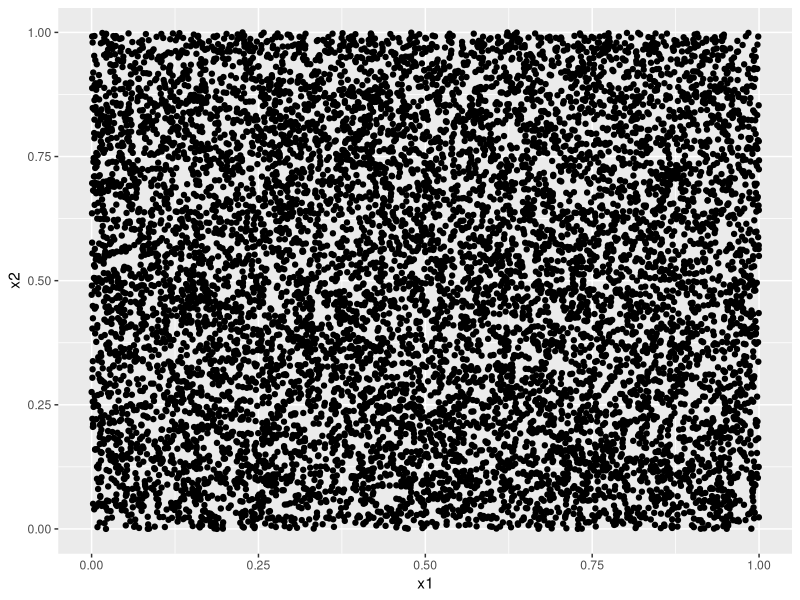
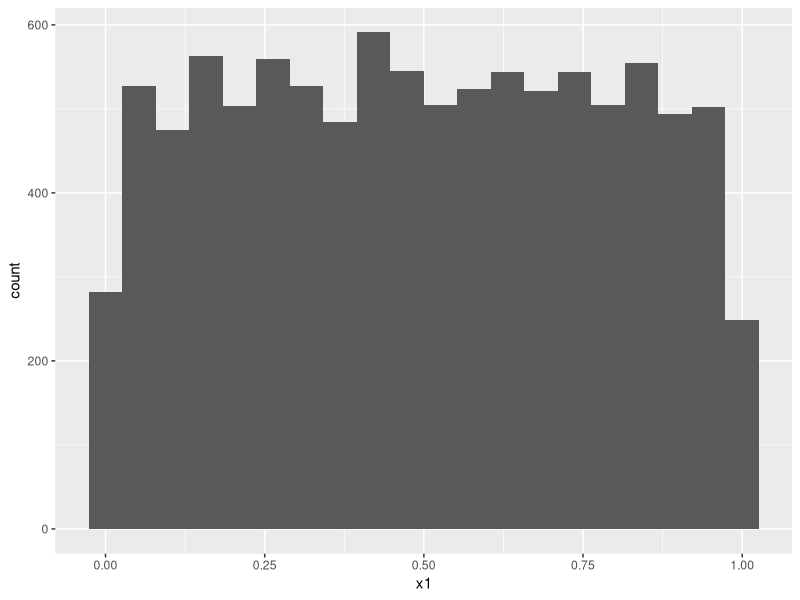
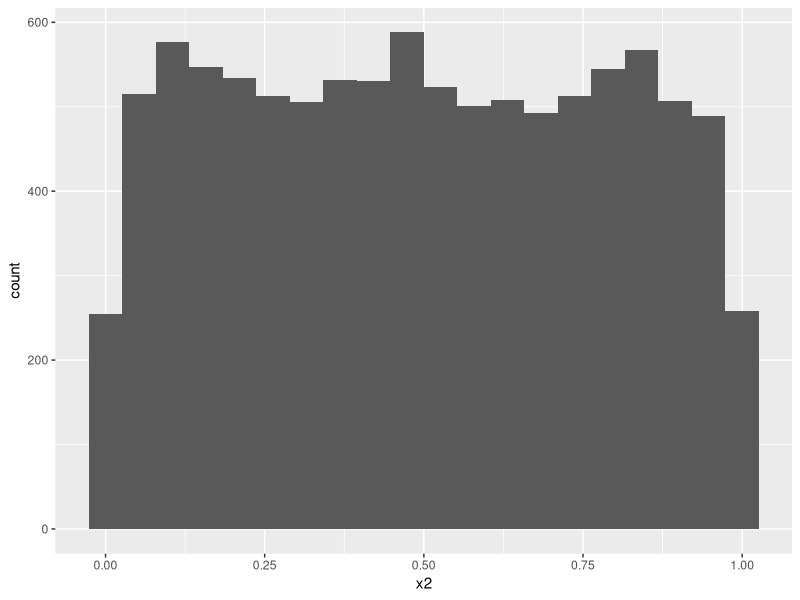
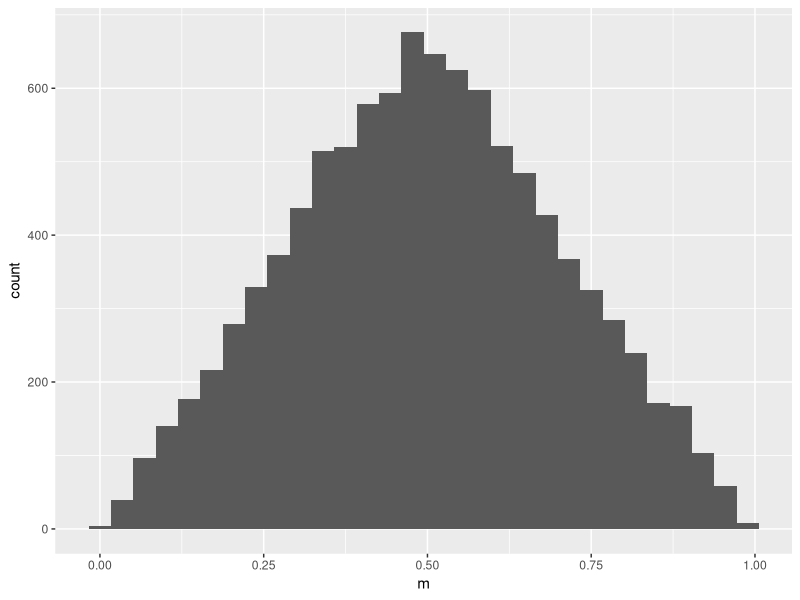
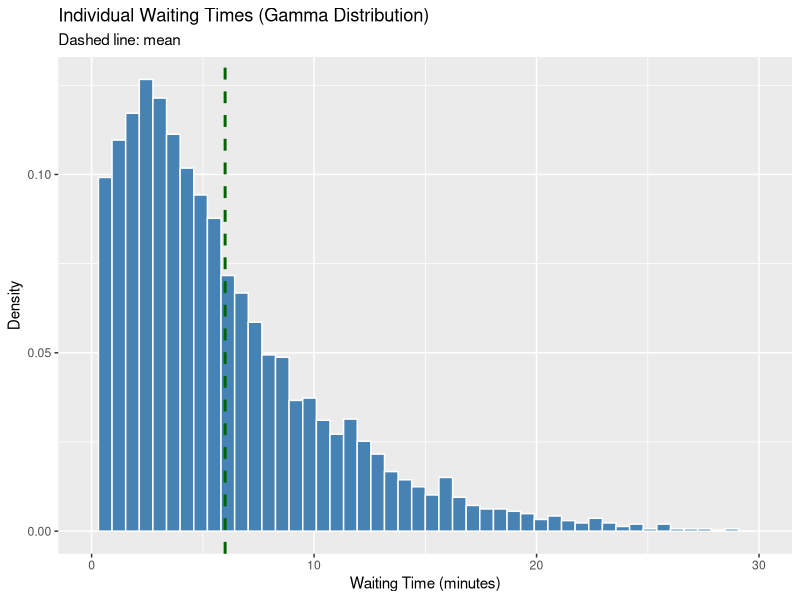
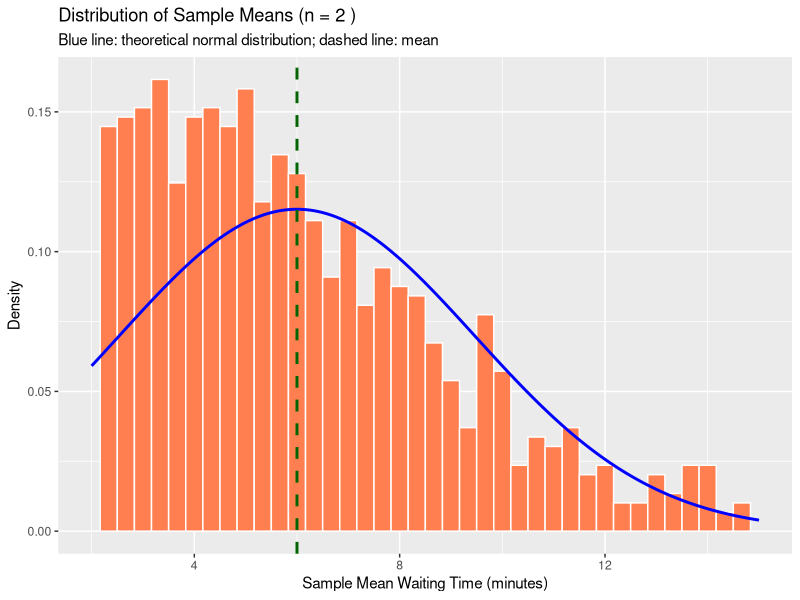
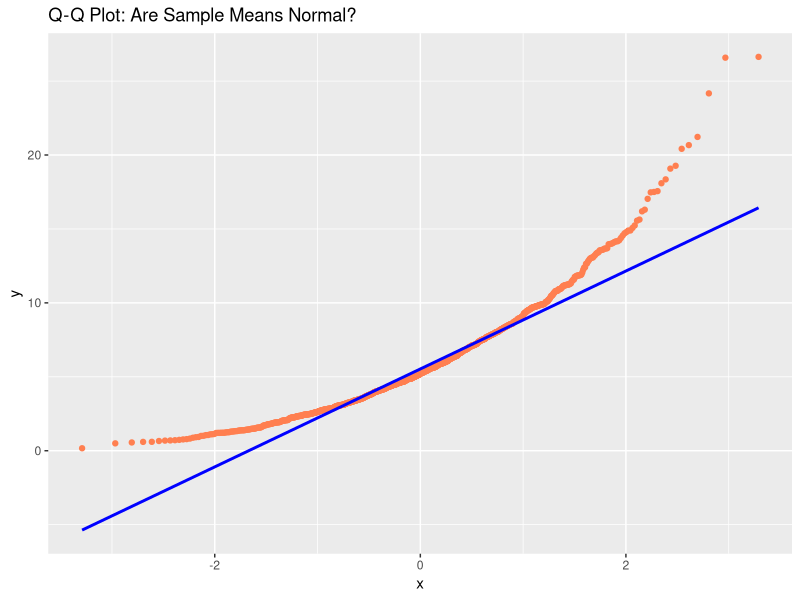
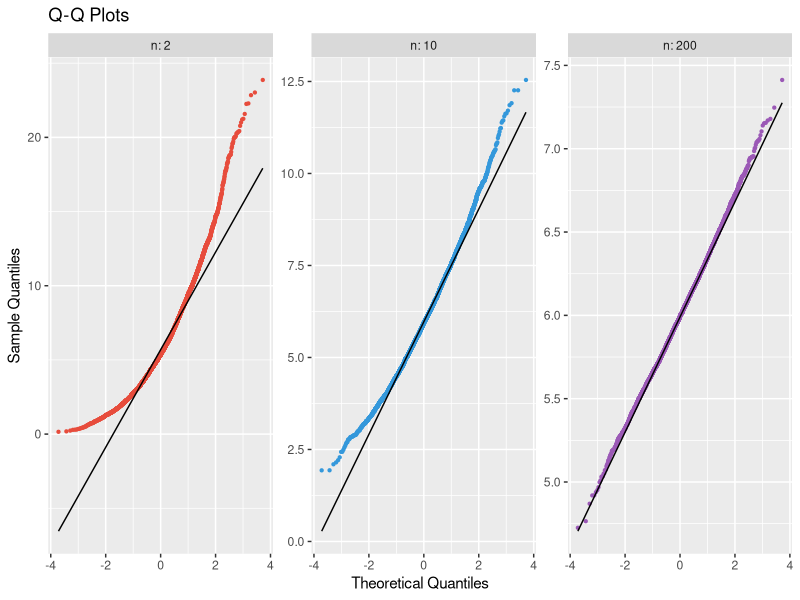

The R source for these figures, in order:
## ---- chunk 1
knitr::opts_chunk$set(echo = TRUE, warning = FALSE, message = FALSE, fig.width = 10, fig.height = 6)
library(dplyr)
library(ggplot2)
set.seed(123)
## ---- chunk 2
## Sample 10000 values for 2 variables according to a uniform distribution

x1 <- runif(10000)
x2 <- runif(10000)
## ---- chunk 3
ggplot(data.frame(x1, x2), aes(x = x1, y = x2)) +
  geom_point()
## ---- chunk 4
ggplot(data.frame(x1), aes(x = x1)) +
  geom_histogram(bins = 20)
ggplot(data.frame(x2), aes(x = x2)) +
  geom_histogram(bins = 20)
    
## ---- chunk 5
ggplot(data.frame(m = 0.5 * (x1 + x2)), aes(x = m)) +
  geom_histogram(bins = 30)
## ---- chunk 6
# Parameters of the Gamma distribution - NOT important to know or understand
            ########### THE CODE HERE IS NOT IMPORTANT ###########
shape_param <- 1.5
scale_param <- 4

# Theoretical values
mu <- shape_param * scale_param
sigma <- sqrt(shape_param * scale_param^2)

# Generate sample data to visualize possible waiting time
individual_times <- rgamma(5000, shape = shape_param, scale = scale_param)

# Plot
times.table <- data.frame(time = individual_times)

ggplot(times.table, aes(x = time, y = after_stat(density))) +
  geom_histogram(bins = 50, fill = "steelblue", color = "white") +
  geom_vline(xintercept = mu, color = "darkgreen", linetype = "dashed", linewidth = 1) +
  xlim(0, 30) +
  labs(title = "Individual Waiting Times (Gamma Distribution)",
       subtitle = "Dashed line: mean",
       x = "Waiting Time (minutes)", y = "Density")
## ---- chunk 7
# ============================================
# This is the number of customers over which the owner computes the average.
# CHANGE THIS VALUE TO EXPERIMENT!
number_clients <- 2  # Try: 2, 5, 10, 30, 50, 200
# ============================================

num_days <- 1000 # Number of days in which the survey is conducted

# Simulate sample means
sample_means <- replicate(num_days, {
  sample_data <- rgamma(number_clients, shape = shape_param, scale = scale_param) # random simulation
  mean(sample_data)
})

# Theoretical parameters for sampling distribution
theoretical_mean <- mu
theoretical_se <- sigma / sqrt(number_clients)
## ---- chunk 8
# Panel 1: Histogram with normal overlay
x_vals <- seq(2, 15, length.out = 500)
means.table <- data.frame(sample_means)
normal.table <- data.frame(x = x_vals,
                           density = dnorm(x_vals, mean = theoretical_mean, sd = theoretical_se))

ggplot(means.table, aes(x = sample_means)) +
  geom_histogram(aes(y = after_stat(density)), bins = 40, fill = "coral", color = "white") +
  geom_line(data = normal.table, aes(x = x, y = density), color = "blue", linewidth = 1) +
  geom_vline(xintercept = theoretical_mean, color = "darkgreen", linetype = "dashed", linewidth = 1) +
  xlim(2, 15) +
  labs(title = paste("Distribution of Sample Means (n =", number_clients, ")"),
       subtitle = "Blue line: theoretical normal distribution; dashed line: mean",
       x = "Sample Mean Waiting Time (minutes)", y = "Density")

# Panel 2: Q-Q plot
ggplot(means.table, aes(sample = sample_means)) +
  geom_qq(color = "coral") +
  geom_qq_line(color = "blue", linewidth = 1) +
  labs(title = "Q-Q Plot: Are Sample Means Normal?")
## ---- chunk 9
# Generate sample means for n = 2, 10, 200
qqplot_sizes <- c(2, 10, 200)

qqplot_means_list <- list()

for (i in seq_along(qqplot_sizes)) {
  n <- qqplot_sizes[i]
  qqplot_means_list[[i]] <- replicate(5000, 
                                      mean(rgamma(n, shape = shape_param, scale = scale_param)))
}

# Put all sample means into one data frame: 'n' says which sample size they come from
qq.table <- data.frame(sample_mean = unlist(qqplot_means_list),
                       n = factor(rep(qqplot_sizes, each = 5000)))

ggplot(qq.table, aes(sample = sample_mean, color = n)) +
  geom_qq(size = 0.8) +
  geom_qq_line(color = "black") +
  scale_color_manual(values = c("#e74c3c", "#3498db", "#9b59b6")) +
  facet_wrap(~ n, scales = "free", labeller = label_both) +
  labs(title = "Q-Q Plots", x = "Theoretical Quantiles", y = "Sample Quantiles") +
  theme(legend.position = "none")
## ---- chunk 10
# Range of sample sizes to explore
sample_sizes <- seq(2, 200, by = 2)

# Simulate SE for each sample size
simulated_se <- sapply(sample_sizes, function(n) {
  sample_means_n <- replicate(1000, {
    mean(rgamma(n, shape = shape_param, scale = scale_param))
  })
  sd(sample_means_n)
})

# Theoretical SE
theoretical_se_values <- sigma / sqrt(sample_sizes)

# Plot
se.table <- data.frame(sample_sizes, simulated_se, theoretical_se_values)

ggplot(se.table, aes(x = sample_sizes)) +
  geom_point(aes(y = simulated_se), color = "coral", size = 2) +
  geom_line(aes(y = theoretical_se_values), color = "blue", linewidth = 1.2) +
  ylim(0, max(simulated_se) * 1.1) +
  labs(title = "Standard Error vs. Sample Size",
       subtitle = "Points: simulated SE; blue line: theoretical SE = sigma / sqrt(n)",
       x = "Sample Size (n)", y = "Standard Error (SE)")
## ---- chunk 11
x1 <- runif(10000)
x2 <- 1-x1
## ---- chunk 12
ggplot(data.frame(x1, x2), aes(x = x1, y = x2)) +
  geom_point()
ggplot(data.frame(m = 0.5 * (x1 + x2)), aes(x = m)) +
  geom_histogram(bins = 30)
## ---- chunk 13
     ########### THE CODE HERE IS NOT IMPORTANT ###########
# True parameter (unknown to the coffee shop manager in practice)
lambda <- 50

# Display Poisson distribution
x_vals <- 25:75
probs <- dpois(x_vals, lambda = lambda)

poisson.table <- data.frame(x = x_vals, probs = probs)

ggplot(poisson.table, aes(x = x, y = probs)) +
  geom_col(fill = "blue") +
  labs(title = "Distribution of Customer Arrivals (Poisson, λ = 50)",
       x = "Number of Customers per 10-minute Window",
       y = "Probability")

## ---- chunk 14
# Simulate 5 observations 100 times
lambda = 50
n = 5
X = lapply(1:100,function(i) {rpois(n,lambda = lambda)})
## ---- chunk 15
# we compute the sample means
Xm = sapply(X,mean)
# and the sample standard deviations
Xsd = sapply(X,sd) 
## ---- chunk 16
df = n-1
tc = qt(c(0.975),df) # this is the critical value for the t-distribution for df = N-1 degrees of freedom and 95% CI

Xl = Xm-tc*Xsd/sqrt(n) # upper bound of the 95% CI
Xh = Xm+tc*Xsd/sqrt(n) # lower bound of the 95% CI
## ---- chunk 17
# put the means and the bounds of the CIs into a data frame
ci.table <- data.frame(day = 1:100, Xm, Xl, Xh)

## TRUE/FALSE if the real expectation value lambda is inside the interval
ci.table <- mutate(ci.table, inside = Xl < lambda & Xh > lambda)

## plot the mean values and the confidence interval
ggplot(ci.table, aes(x = day, y = Xm, ymin = Xl, ymax = Xh, color = inside)) +
  geom_linerange(linewidth = 1) +
  geom_point(color = "black") +
  geom_hline(yintercept = lambda, linetype = "dotted") +
  scale_color_manual(values = c("TRUE" = "blue", "FALSE" = "red")) +
  ylim(20, 80) +
  labs(title = paste("Mean values and confidence intervals, N =", n), x = "", y = "")
## ---- chunk 18
# ============================================
# This is the number of customers over which the owner computes the average.
# CHANGE THIS VALUE TO EXPERIMENT!
mu <- (20-0)/2 # for a uniform distribution with min = a and max = b, mu = (b-a)/2 
sigma <- (20-0)/sqrt(12) # sigma = (b-a)/sqrt(12)
number_clients <- 2  # Try: 2, 5, 10, 30, 50, 200
# ============================================

num_days <- 1000 # Number of days in which the survey is conducted

# Simulate sample means
sample_means <- replicate(num_days, {
  sample_data <- runif(number_clients, min = 0, max = 20) # random simulation
  mean(sample_data)
})

# Theoretical parameters for sampling distribution
theoretical_mean <- mu
theoretical_se <- sigma / sqrt(number_clients)
## ---- chunk 19
# Panel 1: Histogram with normal overlay
x_vals <- seq(2, 15, length.out = 500)
means.table <- data.frame(sample_means)
normal.table <- data.frame(x = x_vals,
                           density = dnorm(x_vals, mean = theoretical_mean, sd = theoretical_se))

ggplot(means.table, aes(x = sample_means)) +
  geom_histogram(aes(y = after_stat(density)), bins = 40, fill = "coral", color = "white") +
  geom_line(data = normal.table, aes(x = x, y = density), color = "blue", linewidth = 1) +
  geom_vline(xintercept = theoretical_mean, color = "darkgreen", linetype = "dashed", linewidth = 1) +
  xlim(2, 15) +
  labs(title = paste("Distribution of Sample Means (n =", number_clients, ")"),
       subtitle = "Blue line: theoretical normal distribution; dashed line: mean",
       x = "Sample Mean Waiting Time (minutes)", y = "Density")

# Panel 2: Q-Q plot
ggplot(means.table, aes(sample = sample_means)) +
  geom_qq(color = "coral") +
  geom_qq_line(color = "blue", linewidth = 1) +
  labs(title = "Q-Q Plot: Are Sample Means Normal?")
## ---- chunk 20
n = 20
n_customer <- rnorm(n, mean = 7.5, sd = 1.2)
## ---- chunk 21
sample_mean <- mean(n_customer)
sample_sd <- sd(n_customer)
## ---- chunk 22
df_n <- n-1
tc <- qt(0.975, df = df_n)
CI_low <- sample_mean - tc * sample_sd/sqrt(n)
CI_high <- sample_mean + tc * sample_sd/sqrt(n)
## ---- chunk 23
n = 20
Xn = lapply(1:100,function(i) {rnorm(n,mean = 7.5, sd = 1.2)})
# we compute the sample means
Xn_m = sapply(Xn,mean)
# and the sample standard deviations
Xn_sd = sapply(Xn,sd)
#
df = n-1
tc = qt(0.975,df)
Xn_l = Xn_m-tc*Xn_sd/sqrt(n) # upper bound of the 95% CI
Xn_h = Xn_m+tc*Xn_sd/sqrt(n) # lower bound of the 95% CI
## ---- chunk 24
# put the means and the bounds of the CIs into a data frame
ci.n <- data.frame(day = 1:100, Xn_m, Xn_l, Xn_h)

## TRUE/FALSE if the true mean 7.5 is inside the interval
ci.n <- mutate(ci.n, inside = Xn_l < 7.5 & Xn_h > 7.5)

## plot the mean values and the confidence interval
ggplot(ci.n, aes(x = day, y = Xn_m, ymin = Xn_l, ymax = Xn_h, color = inside)) +
  geom_linerange(linewidth = 1) +
  geom_point(color = "black") +
  geom_hline(yintercept = 7.5, linetype = "dotted") +
  scale_color_manual(values = c("TRUE" = "blue", "FALSE" = "red")) +
  ylim(5, 10) +
  labs(title = paste("Mean values and confidence intervals, N =", n), x = "", y = "")
## ---- chunk 25
sum(ci.n$inside)
